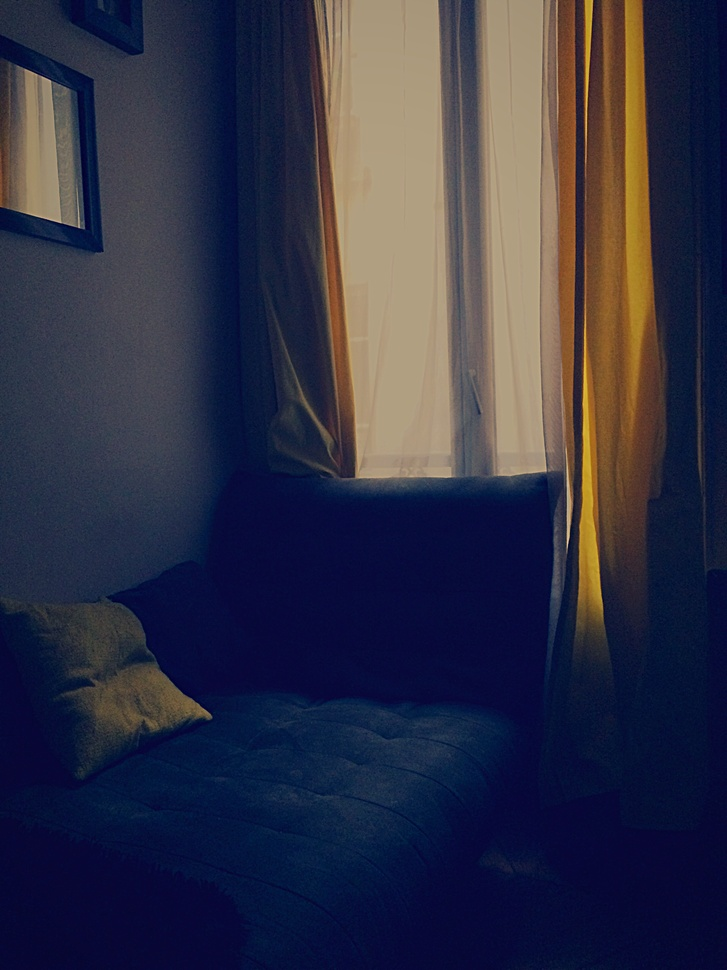
#> input picture Images/curtains-dark.jpg, 727 x 970 px, shrunk from 2448 x 3264 before the run
$ python -i edge_detection.py   (imports and definitions only)
#> lines starting #> are read from the running program, lines starting #| are printed output that depends on the picture
import os
import numpy as np
from scipy import ndimage
from PIL import Image

def sobel(file_path: str) -> None:
#> called with file_path = '../Images/curtains-dark.jpg'
    image = os.path.basename(file_path)
    image = Image.open(file_path).convert('L')
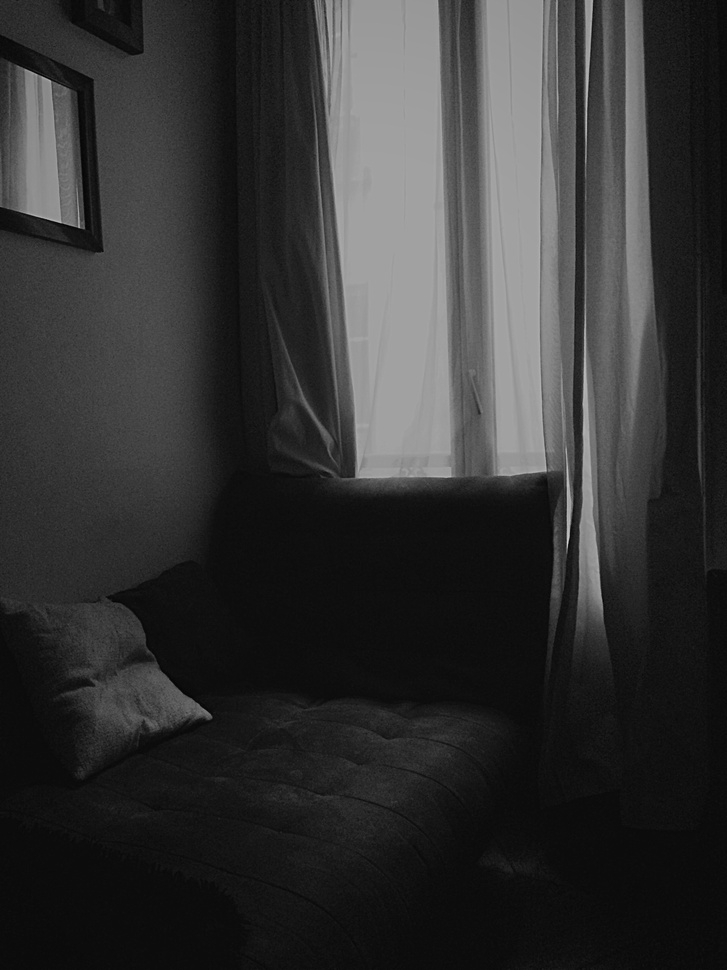
#> image: PIL image 727x970 L; min 4, max 213, mean 51.4
    image = np.array(image).astype('int32')
#> image: shape (970, 727) int32

    sobel_h = ndimage.sobel(image, 0)
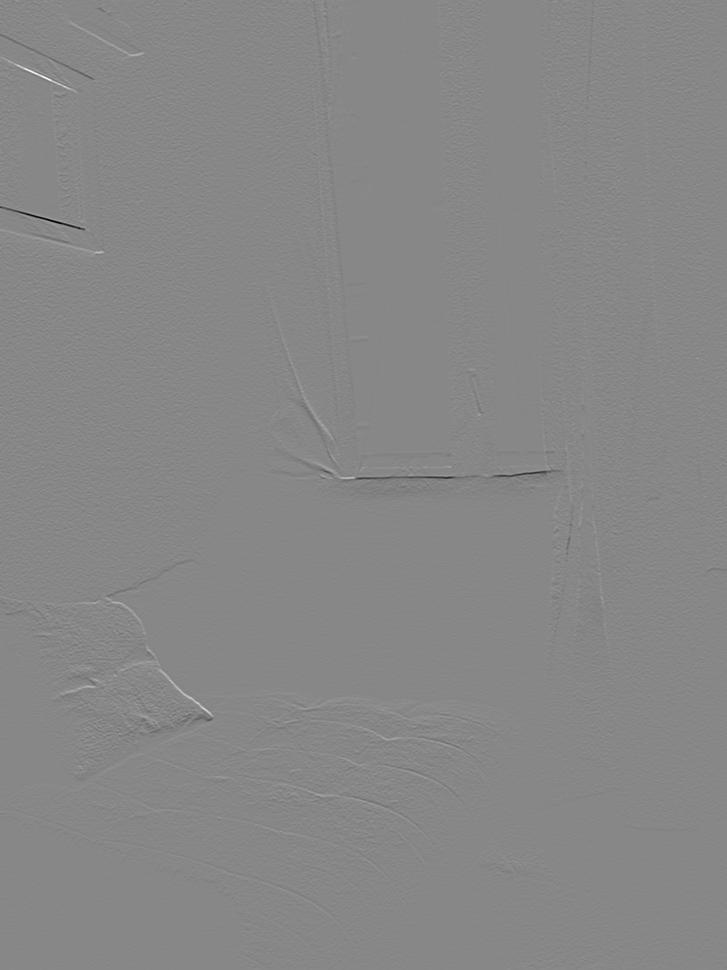
#> sobel_h: shape (970, 727) int32; min -676, max 597, mean -0.4; drawn with min black and max white
    sobel_v = ndimage.sobel(image, 1)
    magnitude = np.sqrt(sobel_h ** 2 + sobel_v ** 2)
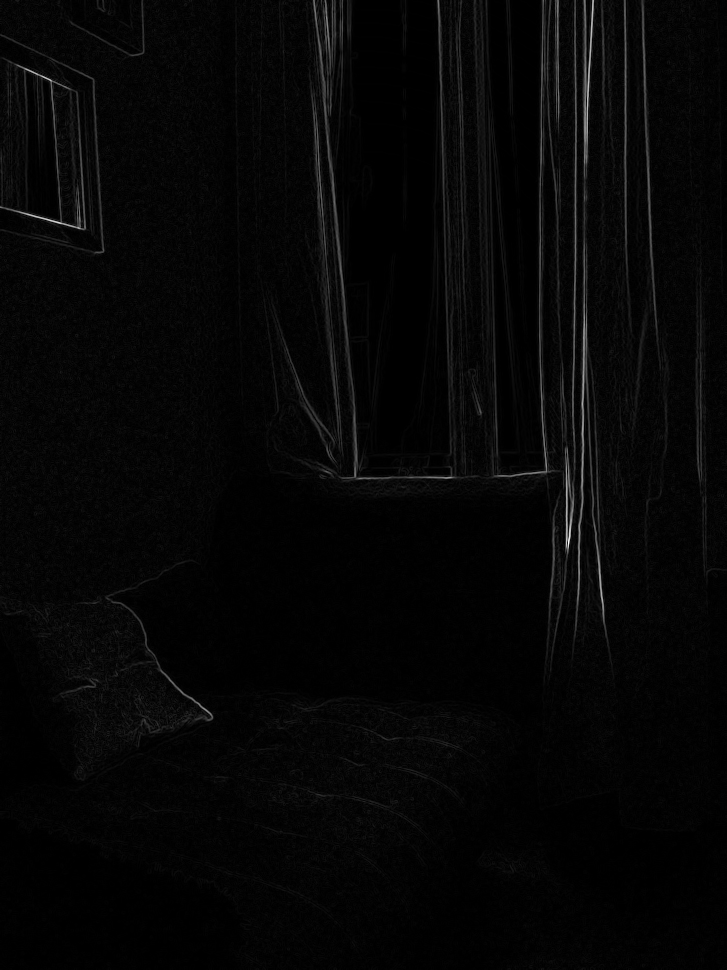
#> magnitude: shape (970, 727) float64; min 0, max 827.1, mean 20.7; drawn with min black and max white
    magnitude *= 255.0 / np.max(magnitude)
    magnitude = magnitude.astype('uint8')

    output_file = os.path.join('Images', 'Output', file_path)
    os.makedirs(os.path.dirname(output_file), exist_ok=True)
    image_save = Image.fromarray(magnitude)
    image_save.save(output_file)
    print(f'File disimpan pada {file_path}')

def prewitt(file_path: str) -> None:
    image = os.path.basename(file_path)
    image = Image.open(file_path).convert('L')
    image = np.array(image).astype('int32')

    prewitt_h = ndimage.prewitt(image, axis=0)
    prewitt_v = ndimage.prewitt(image, axis=1)
    magnitude = np.sqrt(prewitt_h ** 2 + prewitt_v ** 2)
    magnitude *= 255 / np.max(magnitude)
    magnitude = magnitude.astype('uint8')

    output_file = os.path.join('Image', 'Output', file_path)
    os.makedirs(os.path.dirname(output_file), exist_ok=True)
    image_save = Image.fromarray(magnitude)
    image_save.save(output_file)
    print(f'File disimpan pada {file_path}')

>>> result = sobel('../Images/curtains-dark.jpg')

$ run again, on Images/Siamese_cat_1110x740.png
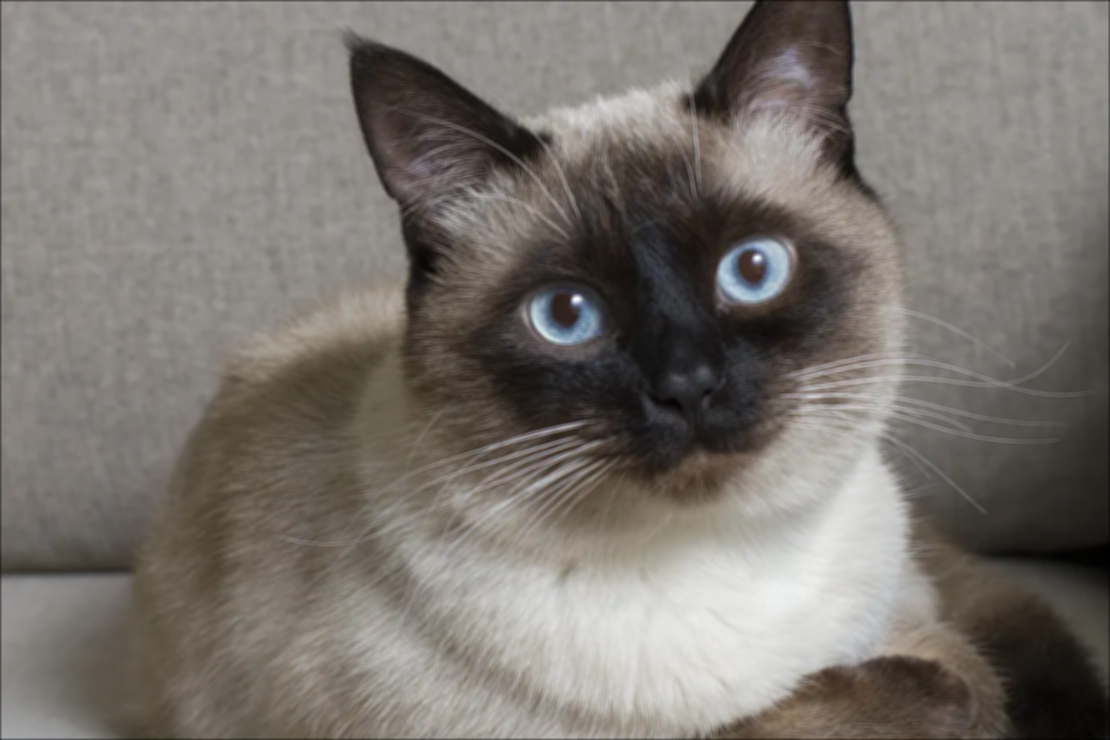
#> input picture Images/Siamese_cat_1110x740.png, 1110 x 740 px
#> in sobel, `sobel_v = ndimage.sobel(image, 1)`:
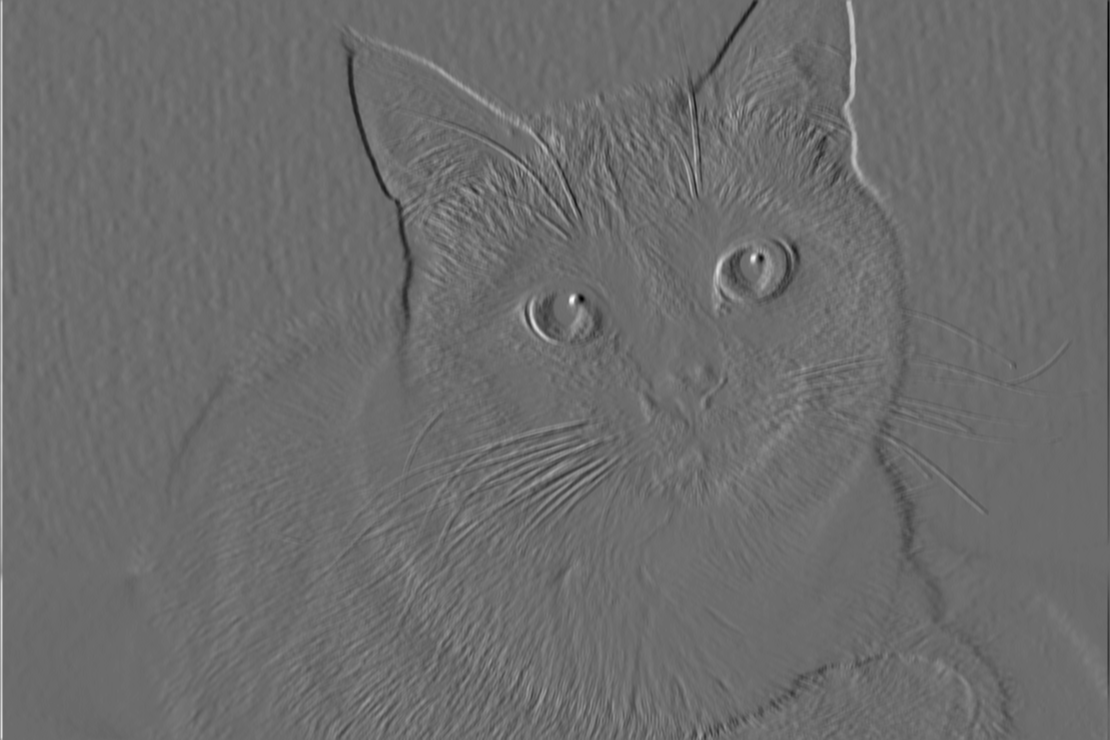
#> sobel_v: shape (740, 1110) int32; min -250, max 335, mean -0.3; drawn with min black and max white
#> in sobel, `magnitude = np.sqrt(sobel_h ** 2 + sobel_v ** 2)`:
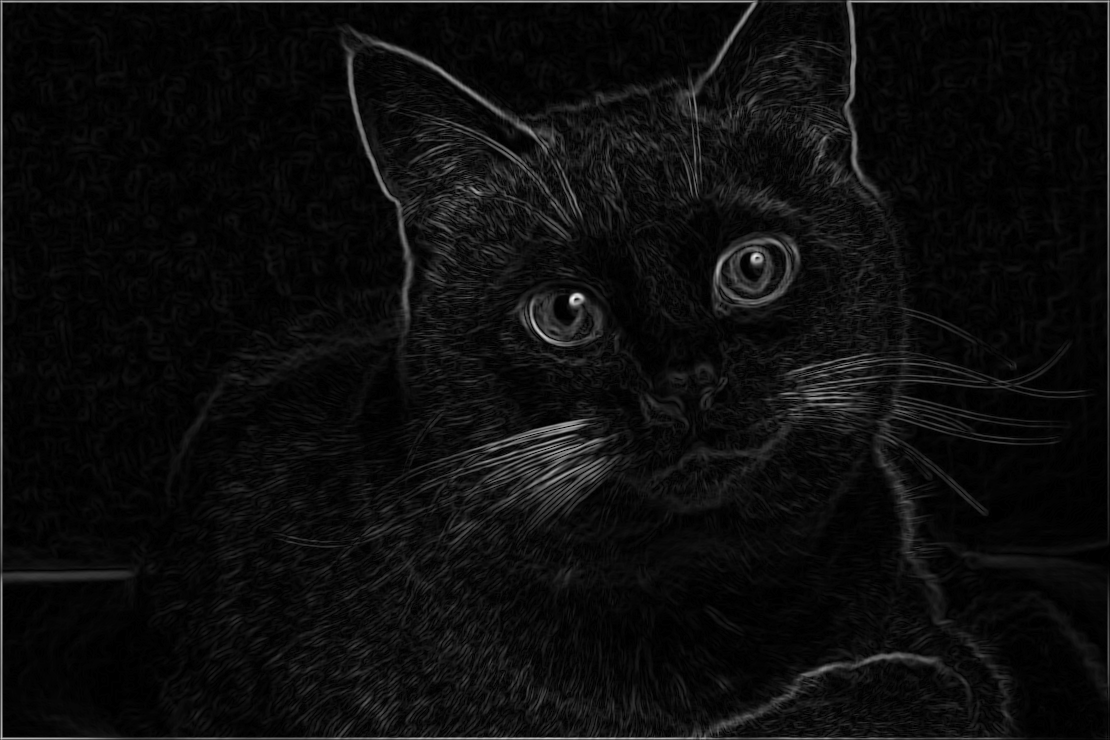
#> magnitude: shape (740, 1110) float64; min 0, max 368.8, mean 19.5; drawn with min black and max white
